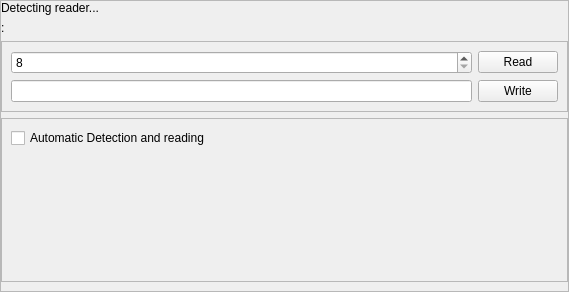
<?xml version="1.0" encoding="UTF-8"?>
<ui version="4.0">
    <class>MainWindow</class>
    <widget class="QMainWindow" name="MainWindow">
        <property name="geometry">
            <rect>
                <x>0</x>
                <y>0</y>
                <width>569</width>
                <height>292</height>
            </rect>
        </property>
        <property name="windowTitle">
            <string>MainWindow</string>
        </property>
        <widget class="QWidget" name="centralwidget">
            <layout class="QVBoxLayout" name="verticalLayout">
                <property name="margin">
                    <number>0</number>
                </property>
                <item>
                    <widget class="QFrame" name="frame">
                        <property name="frameShape">
                            <enum>QFrame::StyledPanel</enum>
                        </property>
                        <property name="frameShadow">
                            <enum>QFrame::Raised</enum>
                        </property>
                        <property name="class" stdset="0">
                            <string>PeripheralCollection</string>
                        </property>
                        <layout class="QVBoxLayout" name="verticalLayout_2">
                            <property name="leftMargin">
                                <number>0</number>
                            </property>
                            <property name="topMargin">
                                <number>0</number>
                            </property>
                            <property name="rightMargin">
                                <number>0</number>
                            </property>
                            <item>
                                <widget class="QLabel" name="detect">
                                    <property name="sizePolicy">
                                        <sizepolicy hsizetype="Preferred" vsizetype="Maximum">
                                            <horstretch>0</horstretch>
                                            <verstretch>0</verstretch>
                                        </sizepolicy>
                                    </property>
                                    <property name="text">
                                        <string>Detecting reader...</string>
                                    </property>
                                </widget>
                            </item>
                            <item>
                                <widget class="QLabel" name="dataLabel">
                                    <property name="sizePolicy">
                                        <sizepolicy hsizetype="Preferred" vsizetype="Maximum">
                                            <horstretch>0</horstretch>
                                            <verstretch>0</verstretch>
                                        </sizepolicy>
                                    </property>
                                    <property name="text">
                                        <string>:</string>
                                    </property>
                                </widget>
                            </item>
                            <item>
                                <widget class="QFrame" name="frame_2">
                                    <property name="frameShape">
                                        <enum>QFrame::StyledPanel</enum>
                                    </property>
                                    <property name="frameShadow">
                                        <enum>QFrame::Raised</enum>
                                    </property>
                                    <property name="class" stdset="0">
                                        <string>PeripheralCollectionInner</string>
                                    </property>
                                    <layout class="QGridLayout" name="gridLayout">
                                        <item row="0" column="0">
                                            <widget class="QSpinBox" name="sectorEdit">
                                                <property name="minimum">
                                                    <number>8</number>
                                                </property>
                                            </widget>
                                        </item>
                                        <item row="0" column="1">
                                            <widget class="QPushButton" name="pushButton">
                                                <property name="text">
                                                    <string>Read</string>
                                                </property>
                                            </widget>
                                        </item>
                                        <item row="1" column="0">
                                            <widget class="QLineEdit" name="dataEdit"/>
                                        </item>
                                        <item row="1" column="1">
                                            <widget class="QPushButton" name="pushButton_2">
                                                <property name="text">
                                                    <string>Write</string>
                                                </property>
                                            </widget>
                                        </item>
                                    </layout>
                                </widget>
                            </item>
                            <item>
                                <widget class="QFrame" name="frame_3">
                                    <property name="sizePolicy">
                                        <sizepolicy hsizetype="Preferred" vsizetype="MinimumExpanding">
                                            <horstretch>0</horstretch>
                                            <verstretch>0</verstretch>
                                        </sizepolicy>
                                    </property>
                                    <property name="frameShape">
                                        <enum>QFrame::StyledPanel</enum>
                                    </property>
                                    <property name="frameShadow">
                                        <enum>QFrame::Raised</enum>
                                    </property>
                                    <property name="class" stdset="0">
                                        <string>PeripheralCollectionInner</string>
                                    </property>
                                    <layout class="QGridLayout" name="gridLayout_2">
                                        <item row="1" column="0">
                                            <widget class="QLabel" name="autoLabel">
                                                <property name="sizePolicy">
                                                    <sizepolicy hsizetype="Preferred" vsizetype="MinimumExpanding">
                                                        <horstretch>0</horstretch>
                                                        <verstretch>0</verstretch>
                                                    </sizepolicy>
                                                </property>
                                                <property name="text">
                                                    <string/>
                                                </property>
                                            </widget>
                                        </item>
                                        <item row="0" column="0">
                                            <widget class="QCheckBox" name="autoBox">
                                                <property name="text">
                                                    <string>Automatic Detection and reading</string>
                                                </property>
                                            </widget>
                                        </item>
                                    </layout>
                                </widget>
                            </item>
                        </layout>
                    </widget>
                </item>
            </layout>
        </widget>
        <widget class="QMenuBar" name="menubar">
            <property name="geometry">
                <rect>
                    <x>0</x>
                    <y>0</y>
                    <width>569</width>
                    <height>25</height>
                </rect>
            </property>
        </widget>
    </widget>
    <resources/>
    <connections>
        <connection>
            <sender>pushButton</sender>
            <signal>clicked()</signal>
            <receiver>MainWindow</receiver>
            <slot>read()</slot>
            <hints>
                <hint type="sourcelabel">
                    <x>358</x>
                    <y>116</y>
                </hint>
                <hint type="destinationlabel">
                    <x>389</x>
                    <y>46</y>
                </hint>
            </hints>
        </connection>
        <connection>
            <sender>pushButton_2</sender>
            <signal>clicked()</signal>
            <receiver>MainWindow</receiver>
            <slot>write()</slot>
            <hints>
                <hint type="sourcelabel">
                    <x>379</x>
                    <y>156</y>
                </hint>
                <hint type="destinationlabel">
                    <x>396</x>
                    <y>131</y>
                </hint>
            </hints>
        </connection>
    </connections>
    <slots>
        <slot>read()</slot>
        <slot>write()</slot>
        <slot>readUID()</slot>
    </slots>
</ui>
